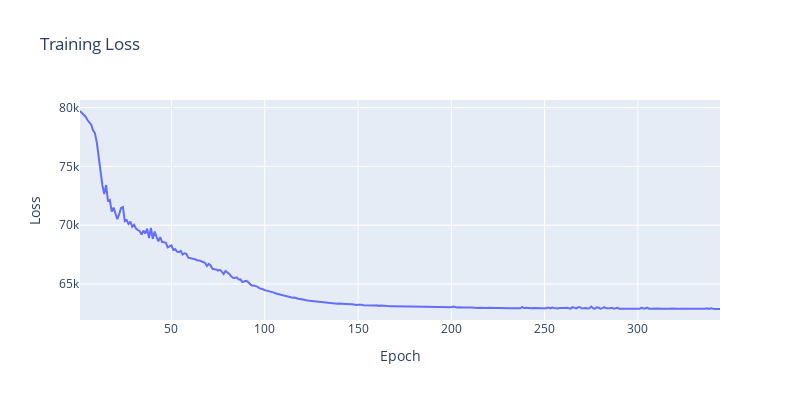
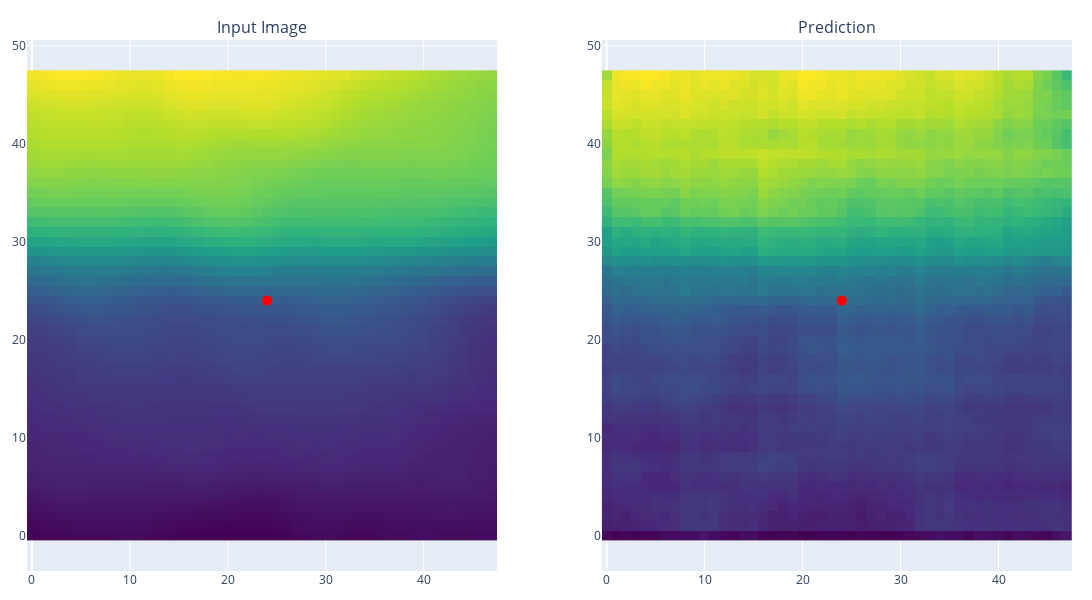
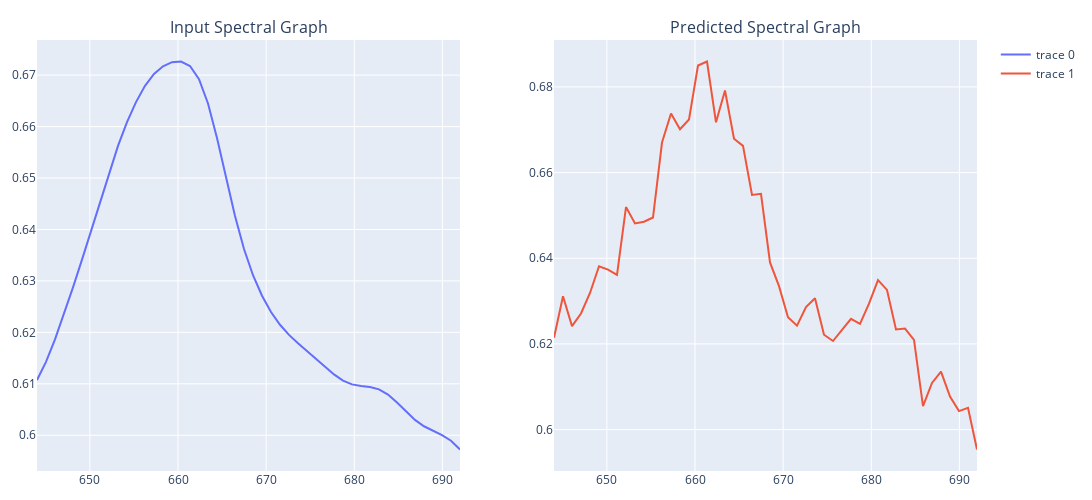

The notebook cell these images were saved under, in order:
### Code cell
# Initialize lists to store epoch and loss data
epochs_list = []
losses = []

# Create the initial loss plot
fig_loss = create_loss_plot()

# Training loop
try:
    for epoch in range(1, epochs + 1):
        start_time = time.time()
        model.train()
        train_loss = 0
        for batch in train_loader:
            train_x = batch[0].to(device)
            loss = compute_loss(model, train_x)
            optimizer.zero_grad()
            loss.backward()
            optimizer.step()
            train_loss += loss.item()
        train_loss /= len(train_loader.dataset)
        end_time = time.time()

        # Append data to lists
        epochs_list.append(epoch)
        losses.append(train_loss)

        # Update the loss plot
        fig_loss.data[0].x = epochs_list
        fig_loss.data[0].y = losses

        # Create new inference visualizations
        fig_images, fig_spectra = visualize_inference(model, test_sample[0], train_image_viz, energy_range, 24, 24) 

        # Display updated plots
        clear_output(wait=True)
        fig_loss.show()
        fig_images.show()
        fig_spectra.show()

        print(f'Epoch: {epoch}, Test set ELBO: {train_loss:.4f}, time elapsed for current epoch: {end_time - start_time:.2f}s')
        
except KeyboardInterrupt:
    print("Training interrupted. Saving the model...")

### Figure 1 — Plotly figure (JSON) as saved in the notebook; plotly's stock layout.template omitted (floating-point values rounded to 4 significant figures; data arrays with more than 128 entries replaced by an {"elided": "..."} marker saying what was removed)
{"data": [{"mode": "lines", "name": "Training Loss", "type": "scatter", "x": {"elided": "344 int values"}, "y": {"elided": "344 float values"}}], "layout": {"height": 400, "title": {"text": "Training Loss"}, "width": 800, "xaxis": {"title": {"text": "Epoch"}}, "yaxis": {"title": {"text": "Loss"}}}}

### Figure 2 — Plotly figure (JSON) as saved in the notebook; plotly's stock layout.template omitted (floating-point values rounded to 4 significant figures; data arrays with more than 128 entries replaced by an {"elided": "..."} marker saying what was removed)
{"data": [{"colorscale": [[0, "#440154"], [0.1111, "#482878"], [0.2222, "#3e4989"], [0.3333, "#31688e"], [0.4444, "#26828e"], [0.5556, "#1f9e89"], [0.6667, "#35b779"], [0.7778, "#6ece58"], [0.8889, "#b5de2b"], [1, "#fde725"]], "showscale": false, "type": "heatmap", "xaxis": "x", "yaxis": "y", "z": {"elided": "48x48 float values"}}, {"marker": {"color": "red", "size": 10}, "mode": "markers", "showlegend": false, "type": "scatter", "x": [24], "xaxis": "x", "y": [24], "yaxis": "y"}, {"colorscale": [[0, "#440154"], [0.1111, "#482878"], [0.2222, "#3e4989"], [0.3333, "#31688e"], [0.4444, "#26828e"], [0.5556, "#1f9e89"], [0.6667, "#35b779"], [0.7778, "#6ece58"], [0.8889, "#b5de2b"], [1, "#fde725"]], "showscale": false, "type": "heatmap", "xaxis": "x2", "yaxis": "y2", "z": {"elided": "48x48 float values"}}, {"marker": {"color": "red", "size": 10}, "mode": "markers", "showlegend": false, "type": "scatter", "x": [24], "xaxis": "x2", "y": [24], "yaxis": "y2"}], "layout": {"annotations": [{"font": {"size": 16}, "showarrow": false, "text": "Input Image", "x": 0.225, "xanchor": "center", "xref": "paper", "y": 1, "yanchor": "bottom", "yref": "paper"}, {"font": {"size": 16}, "showarrow": false, "text": "Prediction", "x": 0.775, "xanchor": "center", "xref": "paper", "y": 1, "yanchor": "bottom", "yref": "paper"}], "height": 600, "margin": {"b": 20, "l": 20, "r": 20, "t": 40}, "width": 1200, "xaxis": {"anchor": "y", "domain": [0, 0.45]}, "xaxis2": {"anchor": "y2", "domain": [0.55, 1]}, "yaxis": {"anchor": "x", "domain": [0, 1], "scaleanchor": "x", "scaleratio": 1}, "yaxis2": {"anchor": "x2", "domain": [0, 1], "scaleanchor": "x2", "scaleratio": 1}}}

### Figure 3 — Plotly figure (JSON) as saved in the notebook; plotly's stock layout.template omitted (floating-point values rounded to 4 significant figures)
{"data": [{"type": "scatter", "x": [644, 645.0, 646.0, 647.1, 648.1, 649.1, 650.1, 651.1, 652.2, 653.2, 654.2, 655.2, 656.3, 657.3, 658.3, 659.3, 660.3, 661.4, 662.4, 663.4, 664.4, 665.4, 666.5, 667.5, 668.5, 669.5, 670.6, 671.6, 672.6, 673.6, 674.6, 675.7, 676.7, 677.7, 678.7, 679.7, 680.8, 681.8, 682.8, 683.8, 684.9, 685.9, 686.9, 687.9, 688.9, 690.0, 691.0, 692], "xaxis": "x", "y": [0.6107, 0.6143, 0.6186, 0.6235, 0.6287, 0.6342, 0.6397, 0.6454, 0.651, 0.6562, 0.6609, 0.6648, 0.6679, 0.6702, 0.6717, 0.6725, 0.6726, 0.6718, 0.6692, 0.6645, 0.6578, 0.6501, 0.6426, 0.6362, 0.6311, 0.6271, 0.624, 0.6215, 0.6195, 0.6179, 0.6164, 0.6149, 0.6133, 0.6118, 0.6106, 0.6099, 0.6096, 0.6094, 0.6089, 0.6079, 0.6064, 0.6046, 0.603, 0.6017, 0.6008, 0.6, 0.5989, 0.5972], "yaxis": "y"}, {"type": "scatter", "x": [644, 645.0, 646.0, 647.1, 648.1, 649.1, 650.1, 651.1, 652.2, 653.2, 654.2, 655.2, 656.3, 657.3, 658.3, 659.3, 660.3, 661.4, 662.4, 663.4, 664.4, 665.4, 666.5, 667.5, 668.5, 669.5, 670.6, 671.6, 672.6, 673.6, 674.6, 675.7, 676.7, 677.7, 678.7, 679.7, 680.8, 681.8, 682.8, 683.8, 684.9, 685.9, 686.9, 687.9, 688.9, 690.0, 691.0, 692], "xaxis": "x2", "y": [0.6215, 0.6311, 0.6242, 0.6271, 0.6319, 0.6381, 0.6374, 0.6361, 0.652, 0.6481, 0.6485, 0.6495, 0.667, 0.6738, 0.6701, 0.6724, 0.685, 0.6859, 0.6717, 0.6792, 0.6679, 0.6662, 0.6548, 0.655, 0.639, 0.6335, 0.6262, 0.6243, 0.6286, 0.6307, 0.6221, 0.6207, 0.6233, 0.6258, 0.6247, 0.6294, 0.6349, 0.6326, 0.6234, 0.6236, 0.6209, 0.6055, 0.6109, 0.6135, 0.6077, 0.6043, 0.6051, 0.5954], "yaxis": "y2"}], "layout": {"annotations": [{"font": {"size": 16}, "showarrow": false, "text": "Input Spectral Graph", "x": 0.225, "xanchor": "center", "xref": "paper", "y": 1, "yanchor": "bottom", "yref": "paper"}, {"font": {"size": 16}, "showarrow": false, "text": "Predicted Spectral Graph", "x": 0.775, "xanchor": "center", "xref": "paper", "y": 1, "yanchor": "bottom", "yref": "paper"}], "height": 500, "margin": {"b": 20, "l": 20, "r": 20, "t": 40}, "width": 1200, "xaxis": {"anchor": "y", "domain": [0, 0.45]}, "xaxis2": {"anchor": "y2", "domain": [0.55, 1]}, "yaxis": {"anchor": "x", "domain": [0, 1]}, "yaxis2": {"anchor": "x2", "domain": [0, 1]}}}
